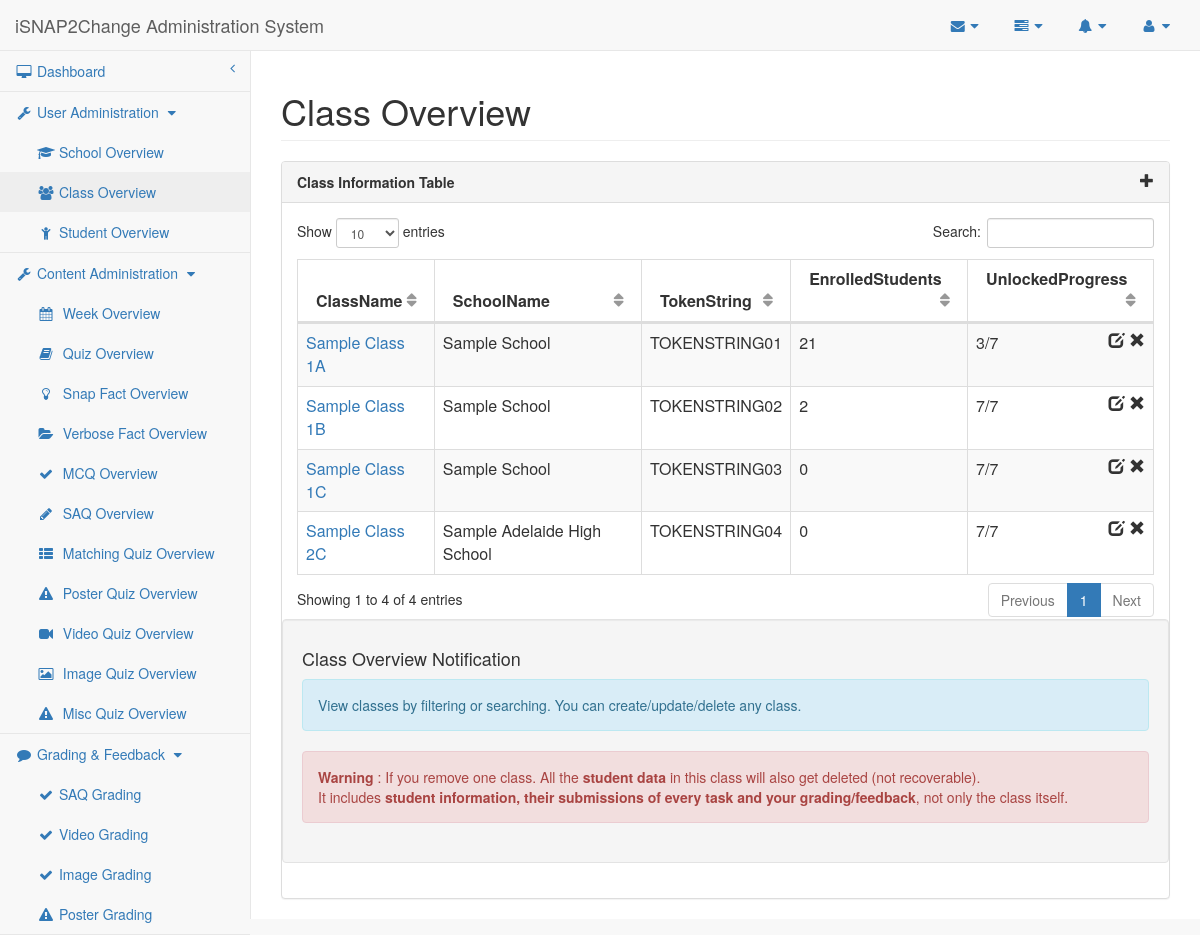
The page /researcher/class.php on the database its author committed.
### tables this page shows
CREATE TABLE IF NOT EXISTS `Class` (
    ClassID MEDIUMINT AUTO_INCREMENT,
    ClassName VARCHAR(190) NOT NULL UNIQUE,
    SchoolID MEDIUMINT NOT NULL,
    TokenString VARCHAR(100) NOT NULL UNIQUE,
     
    UnlockedProgress MEDIUMINT NOT NULL DEFAULT 10,
    CONSTRAINT Class_ClassID_PK PRIMARY KEY (ClassID),
    CONSTRAINT Class_SchoolID_FK FOREIGN KEY (SchoolID)
        REFERENCES School (SchoolID)
        ON DELETE CASCADE ON UPDATE CASCADE
);

CREATE TABLE IF NOT EXISTS `School` (
    SchoolID MEDIUMINT AUTO_INCREMENT,
    SchoolName VARCHAR(190) UNIQUE,
    CONSTRAINT School_SchoolID_PK PRIMARY KEY (SchoolID)
);

### mysql-lib.php (called while the page is built, shortened)
<?php
function getClasses(PDO $conn)
{
    return getRecords($conn, "Class", array("School"));
}
function getStudentNum(PDO $conn)
{
    $studentNumSql = "SELECT count(*) AS Count, ClassID
                   FROM   Student NATURAL JOIN Class
                   GROUP BY ClassID";
    $studentNumQuery = $conn->prepare($studentNumSql);
    $studentNumQuery->execute();
    $studentNumResult = $studentNumQuery->fetchAll(PDO::FETCH_OBJ);
    return $studentNumResult;
}
function getMaxWeek(PDO $conn)
{
    $weekSql = "SELECT MAX(Week) AS WeekNum FROM Quiz";
    $weekQuery = $conn->prepare($weekSql);
    $weekQuery->execute();
    $weekResult = $weekQuery->fetch(PDO::FETCH_OBJ);
    return $weekResult;
}
function getRecords(PDO $conn, $tableName, array $joinTables = null)
{
    $tableSql = "SELECT * FROM " . $tableName;
    if ($joinTables != null) {
        foreach ($joinTables as $joinTable) {
            $tableSql .= " NATURAL JOIN " . $joinTable;
        }
    }
    $tableQuery = $conn->prepare($tableSql);
    $tableQuery->execute();
    $tableResult = $tableQuery->fetchAll(PDO::FETCH_OBJ);
    return $tableResult;
}
?>

### researcher/class.php (the view, shortened to what this page needs)
<?php
require_once("../mysql-lib.php");
require_once("researcher-lib.php");
try {
    $conn = db_connect();
} catch (Exception $e) {
    debug_err($pageName, $e);
}
try {
    $weekResult = getMaxWeek($conn);
    $classResult = getClasses($conn);
    $studentNumResult = getStudentNum($conn);
} catch (Exception $e) {
    debug_err($pageName, $e);
}
?>
<!DOCTYPE html>
<html lang="en">
<?php require_once('header-lib.php'); ?>
<body>
<div id="wrapper">
    <?php require_once('navigation.php'); ?>
    <div id="page-wrapper">
        <div class="row">
            <div class="col-lg-12">
                <h1 class="page-header">Class Overview</h1>
            </div>
        </div>
        <div class="row">
            <div class="col-lg-12">
                <div class="panel panel-default">
                    <div class="panel-heading">
                        Class Information Table <span class="glyphicon glyphicon-plus pull-right" data-toggle="modal"
                                                      data-target="#dialog"></span>
                    </div>
                    <div class="panel-body">
                        <div class="dataTable_wrapper">
                            <table class="table table-striped table-bordered table-hover" id="datatables">
                                <?php require_once('table-head.php'); ?>
                                <tbody>
                                <?php for ($i = 0; $i < count($classResult); $i++) { ?>
                                    <tr class="<?php if ($i % 2 == 0) {
                                        echo "odd";
                                    } else {
                                        echo "even";
                                    } ?>">
                                        <td>
                                            <a href="student.php?classID=<?php echo $classResult[$i]->ClassID ?>"><?php echo $classResult[$i]->ClassName ?></a>
                                        </td>
                                        <td><?php echo $classResult[$i]->SchoolName ?></td>
                                        <td><?php echo $classResult[$i]->TokenString ?></td>
                                        <td><?php $count = 0;
                                            for ($j = 0; $j < count($studentNumResult); $j++) {
                                                if ($studentNumResult[$j]->ClassID == $classResult[$i]->ClassID) $count = $studentNumResult[$j]->Count;
                                            }
                                            echo $count; ?></td>
                                        <td><?php echo min($classResult[$i]->UnlockedProgress, $weekResult->WeekNum) . "/" . $weekResult->WeekNum ?>
                                            <span class="glyphicon glyphicon-remove pull-right"
                                                  aria-hidden="true"></span><span class="pull-right" aria-hidden="true">&nbsp;</span><span
                                                class="glyphicon glyphicon-edit pull-right" data-toggle="modal"
                                                data-target="#dialog" aria-hidden="true"></span></td>
                                    </tr>
                                <?php } ?>
                                </tbody>
                            </table>
                        </div>
                        <div class="well row">
                            <h4>Class Overview Notification</h4>
                            <div class="alert alert-info">
                                <p>View classes by filtering or searching. You can create/update/delete any class.</p>
                            </div>
                            <div class="alert alert-danger">
                                <p><strong>Warning</strong> : If you remove one class. All the <strong>student
                                        data</strong> in this class will also get deleted (not recoverable).</p> It
                                includes <strong>student information, their submissions of every task and your
                                    grading/feedback</strong>, not only the class itself.
                            </div>
                        </div>
                    </div>
                </div>
            </div>
        </div>
    </div>
</div>
<?php require_once('sb-admin-lib.php'); ?>
</body>
</html>

### sb-admin/css/sb-admin-2.css (style rules this page uses)
body { background-color: #f8f8f8; }
#wrapper { width: 100%; }
#page-wrapper { padding: 0 15px; min-height: 568px; background-color: #fff; }
@media (min-width:768px) { #page-wrapper { position: inherit; margin: 0 0 0 250px; padding: 0 30px; border-left: 1px solid #e7e7e7; } }

### researcher/header-lib.php (style rules this page uses)
.panel-heading { font-weight: bold; }

### rows shown on the page
class: ClassName "Sample Class 2C", SchoolID.SchoolName "Sample Adelaide High School", TokenString "TOKENSTRING04", count "0", WeekNum "7"
class: ClassName "Sample Class 1A", SchoolID.SchoolName "Sample School", TokenString "TOKENSTRING01", count "21", UnlockedProgress "3", WeekNum "7"
class: ClassName "Sample Class 1B", SchoolID.SchoolName "Sample School", TokenString "TOKENSTRING02", count "2", WeekNum "7"
class: ClassName "Sample Class 1C", SchoolID.SchoolName "Sample School", TokenString "TOKENSTRING03", count "0", WeekNum "7"

### other values the page prints
$userAdminPageArr[$i] "School"
$userAdminPageArr[$i] "Class"
$userAdminPageArr[$i] "Student"
$contentAdminPageArr[$i] "Week"
$contentAdminPageArr[$i] "Quiz"
$contentAdminPageArr[$i] "Snap Fact"
$contentAdminPageArr[$i] "Verbose Fact"
$contentAdminPageArr[$i] "MCQ"
$contentAdminPageArr[$i] "SAQ"
$contentAdminPageArr[$i] "Matching"
$contentAdminPageArr[$i] "Poster"
$contentAdminPageArr[$i] "Video"
$contentAdminPageArr[$i] "Image"
$contentAdminPageArr[$i] "Misc"
$gradingPageArr[$i] "SAQ Grading"
